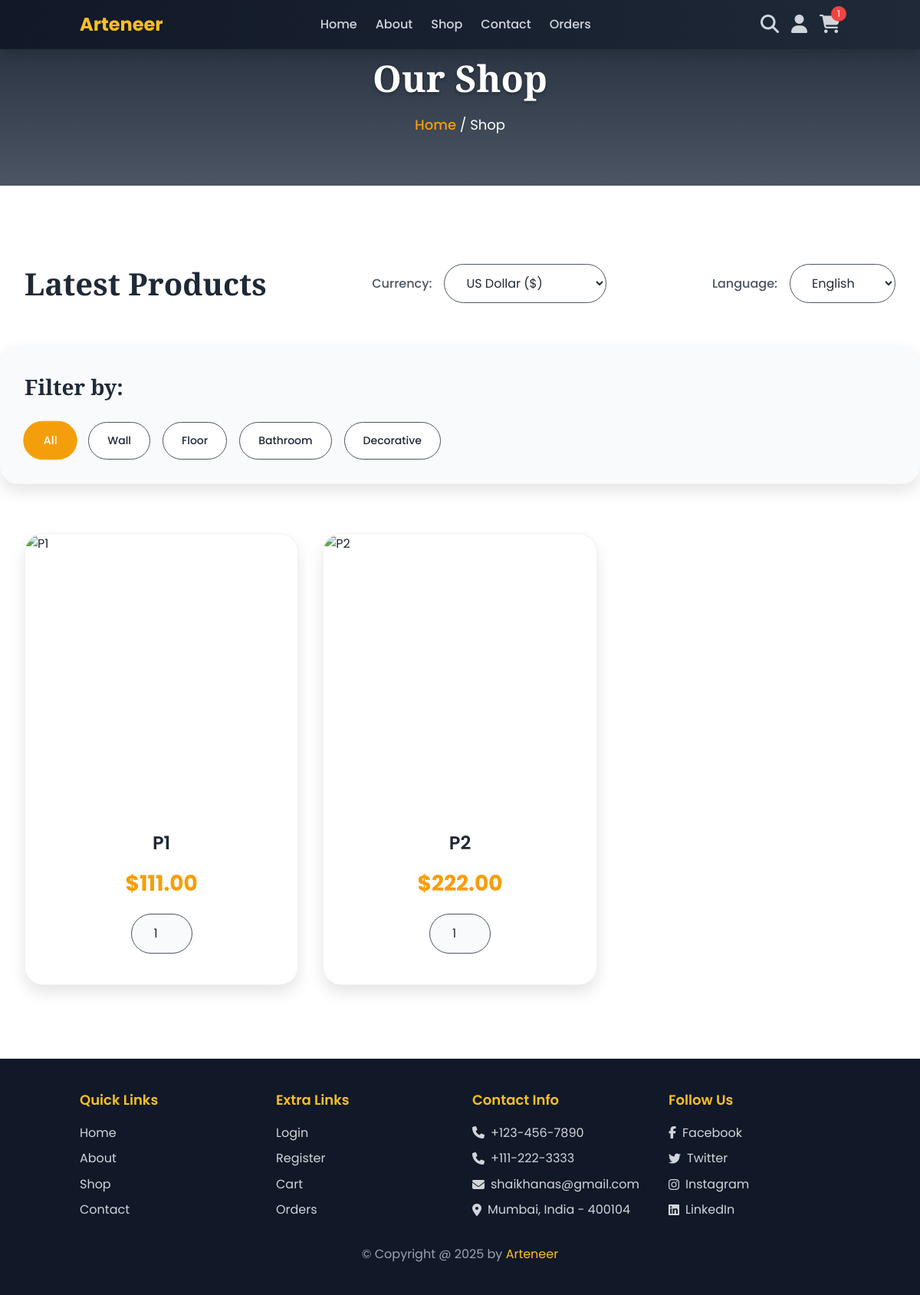
Page /shop.php (signed in) on the committed database.
### tables this page shows
CREATE TABLE `products` (
  `id` int(100) NOT NULL,
  `name` varchar(100) NOT NULL,
  `price` int(100) NOT NULL,
  `image` varchar(100) NOT NULL
);

### shop.php (the view, shortened to what this page needs)
<?php
include 'config.php';
$default_currency = 'USD';
$default_language = 'en';
$currencies = [
    'USD' => ['symbol' => '$', 'rate' => 1.00, 'name' => 'US Dollar'],
    'EUR' => ['symbol' => '€', 'rate' => 0.85, 'name' => 'Euro'],
    'GBP' => ['symbol' => '£', 'rate' => 0.73, 'name' => 'British Pound'],
    'INR' => ['symbol' => '₹', 'rate' => 74.50, 'name' => 'Indian Rupee'],
    'JPY' => ['symbol' => '¥', 'rate' => 110.00, 'name' => 'Japanese Yen']
];
$languages = [
    'en' => 'English',
    'es' => 'Español',
    'fr' => 'Français',
    'de' => 'Deutsch',
    'ja' => '日本語'
];
$current_currency = isset($_SESSION['currency']) ? $_SESSION['currency'] : $default_currency;
$current_language = isset($_SESSION['language']) ? $_SESSION['language'] : $default_language;
?>
<!DOCTYPE html>
<html lang="<?php echo $current_language; ?>">
<head>
   <link href="https://cdn.jsdelivr.net/npm/tailwindcss@2.2.19/dist/tailwind.min.css" rel="stylesheet">
   <link rel="stylesheet" href="https://cdnjs.cloudflare.com/ajax/libs/font-awesome/6.5.1/css/all.min.css" />
   <link rel="stylesheet" href="https://cdnjs.cloudflare.com/ajax/libs/animate.css/4.1.1/animate.min.css" />
</head>
<body>
   <?php include 'header.php'; ?>
   <div class="heading">
      <h3><?php echo ($current_language == 'es') ? 'Nuestra Tienda' : 'Our Shop'; ?></h3>
      <p><a href="home.php"><?php echo ($current_language == 'es') ? 'Inicio' : 'Home'; ?></a> / <?php echo ($current_language == 'es') ? 'Tienda' : 'Shop'; ?></p>
   </div>
   <section class="products">
      <div class="shop-controls">
         <h1 class="title"><?php echo ($current_language == 'es') ? 'Últimos Productos' : 'Latest Products'; ?></h1>
         <div class="control-group">
            <span class="control-label"><?php echo ($current_language == 'es') ? 'Moneda:' : 'Currency:'; ?></span>
            <form method="post" class="currency-form">
               <select name="currency" onchange="this.form.submit()">
                  <?php foreach ($currencies as $code => $currency): ?>
                     <option value="<?php echo $code; ?>" <?php echo ($current_currency == $code) ? 'selected' : ''; ?>>
                        <?php echo $currency['name'] . ' (' . $currency['symbol'] . ')'; ?>
                     </option>
                  <?php endforeach; ?>
               </select>
            </form>
         </div>
         <div class="control-group">
            <span class="control-label"><?php echo ($current_language == 'es') ? 'Idioma:' : 'Language:'; ?></span>
            <form method="post" class="language-form">
               <select name="language" onchange="this.form.submit()">
                  <?php foreach ($languages as $code => $name): ?>
                     <option value="<?php echo $code; ?>" <?php echo ($current_language == $code) ? 'selected' : ''; ?>>
                        <?php echo $name; ?>
                     </option>
                  <?php endforeach; ?>
               </select>
            </form>
         </div>
      </div>
      <div class="filter-section">
         <h3 class="filter-title"><?php echo ($current_language == 'es') ? 'Filtrar por:' : 'Filter by:'; ?></h3>
         <div class="filter-options">
            <button class="filter-btn active" data-filter="all"><?php echo ($current_language == 'es') ? 'Todos' : 'All'; ?></button>
            <button class="filter-btn" data-filter="wall"><?php echo ($current_language == 'es') ? 'Pared' : 'Wall'; ?></button>
            <button class="filter-btn" data-filter="floor"><?php echo ($current_language == 'es') ? 'Piso' : 'Floor'; ?></button>
            <button class="filter-btn" data-filter="bathroom"><?php echo ($current_language == 'es') ? 'Baño' : 'Bathroom'; ?></button>
            <button class="filter-btn" data-filter="decorative"><?php echo ($current_language == 'es') ? 'Decorativo' : 'Decorative'; ?></button>
         </div>
      </div>
      <div class="products-grid">
         <?php
         $select_products = mysqli_query($conn, "SELECT * FROM `products`") or die('query failed');
         if (mysqli_num_rows($select_products) > 0) {
            while ($fetch_products = mysqli_fetch_assoc($select_products)) {
               $original_price = $fetch_products['price'];
               $converted_price = $original_price * $currencies[$current_currency]['rate'];
               $formatted_price = $currencies[$current_currency]['symbol'] . number_format($converted_price, 2);
               $category = isset($fetch_products['category']) ? strtolower($fetch_products['category']) : 'all';
         ?>
         <form action="" method="post" class="product-card group" data-category="<?php echo $category; ?>">
            <div class="product-image">
            </div>
            <div class="product-info">
               <h3><?php echo $fetch_products['name']; ?></h3>
               <div class="product-price"><?php echo $formatted_price; ?></div>
               <input type="number" min="1" name="product_quantity" value="1" class="qty">
            </div>
         </form>
         <?php
            }
         } else {
            echo '<p class="empty">' . (($current_language == 'es') ? '¡No hay productos añadidos todavía!' : 'No products added yet!') . '</p>';
         }
         ?>
      </div>
   </section>
   <?php include 'footer.php'; ?>
</body>
</html>

### shop.php (style rules this page uses)
:root { --primary-color: #1f2937; --secondary-color: #4b5563; --accent-color: #f59e0b; --light-bg: #f9fafb; --white: #ffffff; --shadow: 0 10px 20px rgba(0, 0, 0, 0.1); --transition: all 0.3s ease; --font-main: 'Poppins', sans-serif; --font-heading: 'Playfair Display', serif; }
body { font-family: var(--font-main); background-color: var(--light-bg); color: var(--primary-color); line-height: 1.6; overflow-x: hidden; }
.heading { background: linear-gradient(to bottom, var(--primary-color), var(--secondary-color)); color: var(--white); text-align: center; padding: 4rem 2rem; position: relative; overflow: hidden; animation: fadeIn 1s ease-out; }
.heading h3 { font-family: var(--font-heading); font-size: 3rem; font-weight: 700; text-shadow: 0 2px 4px rgba(0, 0, 0, 0.3); }
.heading p { font-size: 1.125rem; margin-top: 0.5rem; }
.heading p a { color: var(--accent-color); font-weight: 500; transition: var(--transition); }
.products { padding: 6rem 0; background: var(--white); }
.shop-controls { max-width: 1280px; margin: 0 auto; padding: 0 2rem; display: flex; justify-content: space-between; align-items: center; flex-wrap: wrap; gap: 2rem; margin-bottom: 3rem; }
.shop-controls .title { font-family: var(--font-heading); font-size: 2.5rem; font-weight: 700; color: var(--primary-color); }
.control-group { display: flex; align-items: center; gap: 1rem; }
.control-label { font-size: 1rem; font-weight: 500; color: var(--secondary-color); }
select { padding: 0.75rem 1.5rem; border: 1px solid var(--secondary-color); border-radius: 9999px; font-size: 1rem; background: var(--white); color: var(--primary-color); cursor: pointer; transition: var(--transition); }
.filter-section { max-width: 1280px; margin: 0 auto; padding: 2rem; background: var(--light-bg); border-radius: 1.5rem; box-shadow: var(--shadow); margin-bottom: 4rem; animation: fadeInUp 1s ease-out; }
.filter-title { font-family: var(--font-heading); font-size: 1.75rem; font-weight: 600; color: var(--primary-color); margin-bottom: 1.5rem; }
.filter-options { display: flex; flex-wrap: wrap; gap: 1rem; }
.filter-btn { padding: 0.75rem 1.5rem; background: var(--white); border: 1px solid var(--secondary-color); border-radius: 9999px; font-size: 0.875rem; font-weight: 500; color: var(--primary-color); cursor: pointer; transition: var(--transition); }
.filter-btn:hover, .filter-btn.active { background: var(--accent-color); color: var(--white); border-color: var(--accent-color); transform: scale(1.05); }
.products-grid { display: grid; grid-template-columns: repeat(auto-fill, minmax(300px, 1fr)); gap: 2rem; max-width: 1280px; margin: 0 auto; padding: 0 2rem; }
.product-card { background: var(--white); border-radius: 1.5rem; overflow: hidden; box-shadow: var(--shadow); transition: var(--transition), transform 0.5s ease; animation: slideIn 0.5s ease-out; position: relative; border: 1px solid rgba(0, 0, 0, 0.05); }
.product-image { height: 360px; overflow: hidden; position: relative; }
.product-info { padding: 1.5rem; text-align: center; }
.product-info h3 { font-size: 1.5rem; font-weight: 600; color: var(--primary-color); margin-bottom: 0.75rem; transition: color 0.3s ease; }
.product-price { font-size: 1.75rem; font-weight: 700; color: var(--accent-color); margin-bottom: 1rem; display: flex; align-items: center; justify-content: center; gap: 0.5rem; }
.qty { width: 80px; padding: 0.75rem; margin-bottom: 1rem; border: 1px solid var(--secondary-color); border-radius: 9999px; text-align: center; font-size: 1rem; background: var(--light-bg); transition: border-color 0.3s ease; }

### rows in the picture
products: name "P1", price "$111.00"
products: name "P2", price "$222.00"

### other values in the picture
$cart_rows_number "1"
form field currency "US Dollar ($)"
form field language "English"
